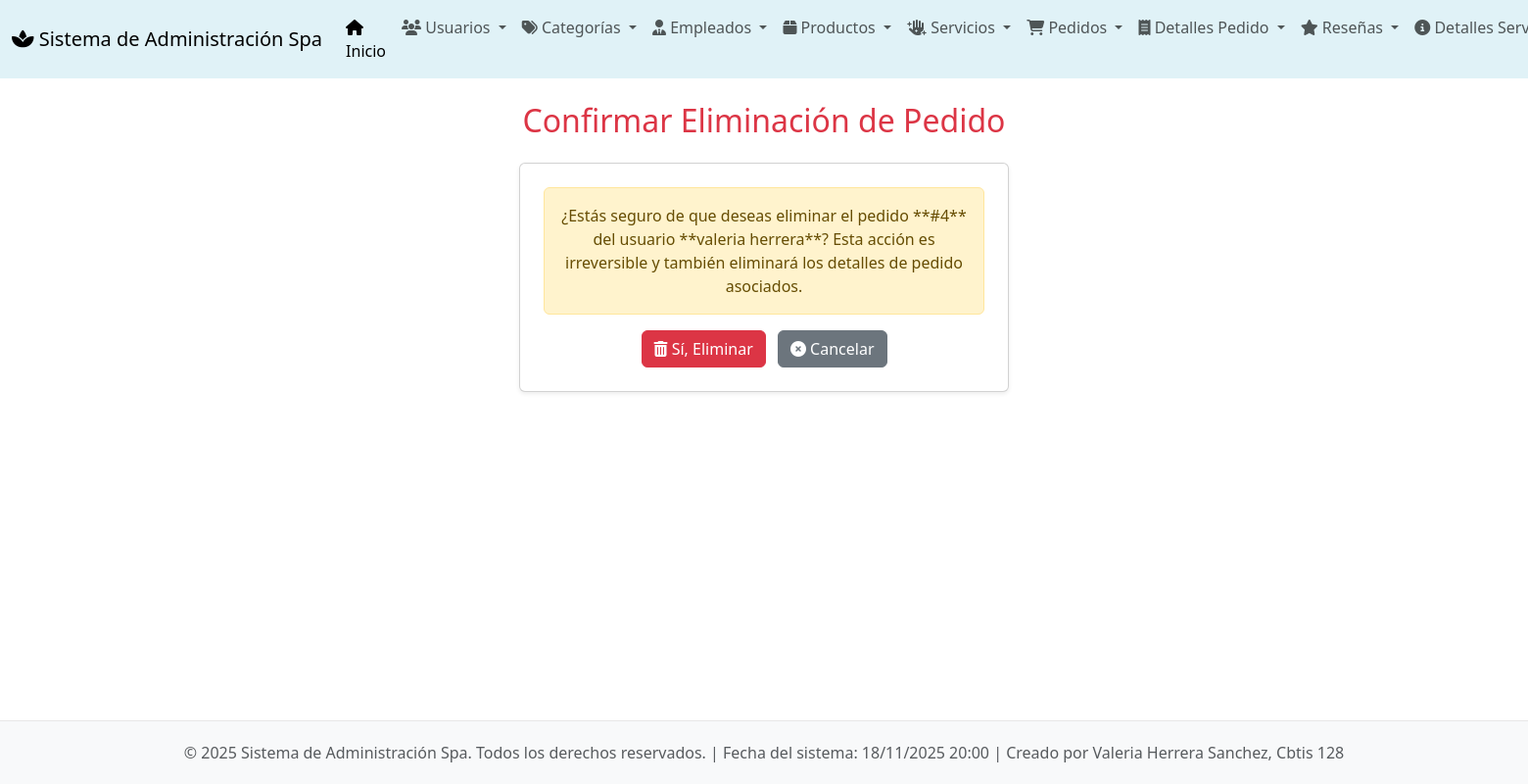
The app's page /pedidos/borrar/4/ with its own data.
### app_Spa/models.py (models this page shows, shortened)
class Pedidos(models.Model):
    id_pedido = models.AutoField(primary_key=True, unique=True)
    usuario = models.ForeignKey(
        Usuarios,
        on_delete=models.CASCADE,
        related_name="pedidos"
    )
    fecha_pedido = models.DateTimeField(auto_now_add=True)
    estado_pedido = models.CharField(max_length=50)
    total_pedido = models.DecimalField(max_digits=10, decimal_places=2, default=0)

class Usuarios(models.Model):
    id_usuario = models.AutoField(primary_key=True)
    nombre = models.CharField(max_length=20)
    apellido = models.CharField(max_length=20)
    correo = models.EmailField(max_length=25, unique=True)
    telefono = models.CharField(max_length=15)
    direccion = models.CharField(max_length=200)
    fecha_registro = models.DateTimeField(auto_now_add=True)

### app_Spa/views.py (the view)
# urls.py: path('pedidos/borrar/<int:id_pedido>/', views.borrar_pedido, name='borrar_pedido'),
def borrar_pedido(request, id_pedido):
    pedido = get_object_or_404(Pedidos, pk=id_pedido)
    if request.method == 'POST':
        pedido.delete()
        return redirect('ver_pedidos')
    return render(request, 'pedidos/borrar_pedido.html', {'pedido': pedido})

### app_Spa/templates/pedidos/borrar_pedido.html (shortened to what this page needs)
{% extends 'base.html' %}
{% block content %}
<h2 class="mb-4 text-center" style="color: #dc3545;">Confirmar Eliminación de Pedido</h2>
<div class="card p-4 shadow-sm mx-auto" style="max-width: 500px;">
    <div class="alert alert-warning text-center" role="alert">
        ¿Estás seguro de que deseas eliminar el pedido **#{{ pedido.id_pedido }}** del usuario **{{ pedido.usuario.nombre }} {{ pedido.usuario.apellido }}**?
        Esta acción es irreversible y también eliminará los detalles de pedido asociados.
    </div>
    <form method="post" class="text-center">
        <button type="submit" class="btn btn-danger me-2"><i class="fas fa-trash-alt"></i> Sí, Eliminar</button>
        <a href="{% url 'ver_pedidos' %}" class="btn btn-secondary"><i class="fas fa-times-circle"></i> Cancelar</a>
    </form>
</div>
{% endblock %}

### app_Spa/templates/base.html (style rules this page uses)
body { display: flex; flex-direction: column; min-height: 100vh; }

### records on screen
Pedidos: id_pedido "4", usuario.nombre "valeria", usuario.apellido "herrera"
